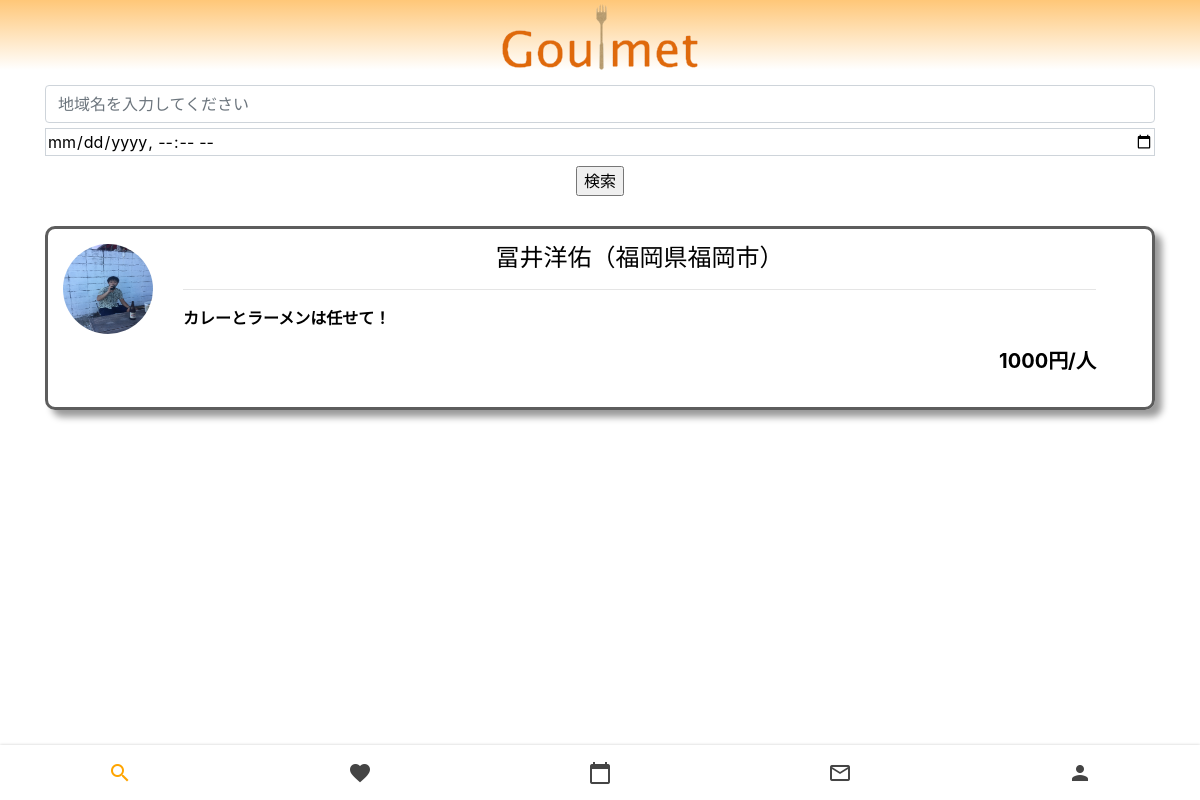
The page /search/search_list/ (signed in) on the database as committed earlier.
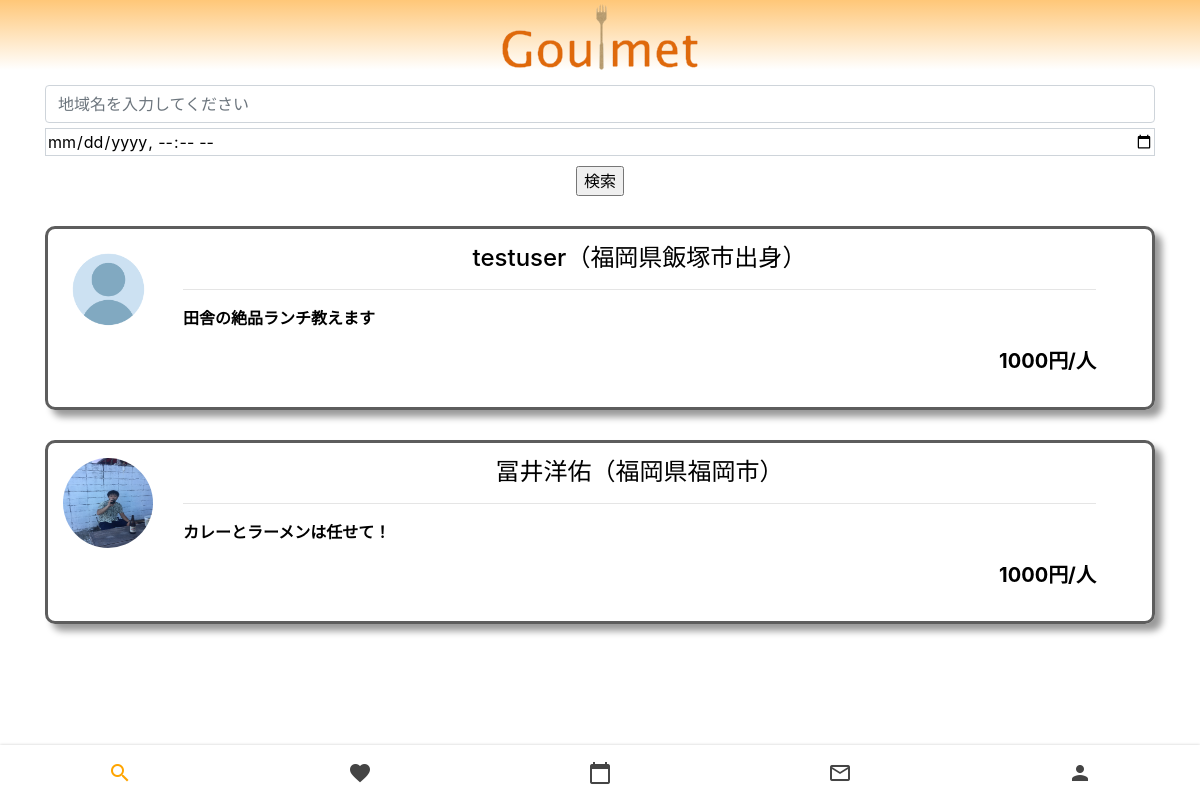
The same page on the database as committed later.
### account/models.py (models this page shows, shortened)
class GoulmetModel(models.Model):
    user_id = models.ForeignKey(CustomUser,on_delete=models.CASCADE)
    self_introduction = models.TextField('自己紹介',max_length=140)
    area = models.CharField('地域',max_length=50)
    plan = models.TextField('プラン',max_length=50,null=True)
    base_price = models.IntegerField('基本料金')
    is_pass = models.BooleanField('審査合格フラグ',null=True)
    created_at = models.DateTimeField('作成日時',auto_now_add=True)
    like = models.ManyToManyField(CustomUser, related_name='like', blank=True)

### myuser/models.py (models this page shows)
class CustomUser(AbstractUser):
    icon = models.ImageField(upload_to = 'upload',blank=True)
    is_goulmet = models.BooleanField(default=False)
    def __str__(self):
        return self.username

### search_app/views.py (the view)
# urls.py: path('search_list/', ResultView.as_view(), name='search_list'),
class ResultView(ListView):
    model = GoulmetModel
    template_name = 'search/search_list.html'
    def get_queryset(self):
        queryset = GoulmetModel.objects.order_by('-created_at')
        keyword = self.request.GET.get('keyword')
        if keyword:
            queryset = queryset.filter(area__icontains=keyword)
        return queryset

### templates/search/search_list.html (shortened to what this page needs)
{% extends 'base.html' %}
{% load static %}
{% block content %}
<head>
    <link rel="stylesheet" href="https://stackpath.bootstrapcdn.com/bootstrap/4.2.1/css/bootstrap.min.css">
</head>
{% if user.is_authenticated %}
<div  style="margin-top: 15px;">
    <div class="container">
        <form class="" action="" method="GET">
            <input type="text" class="form-control" placeholder="地域名を入力してください" name="keyword">
            <input style="width: 100%; margin-top: 5px; border: 1px solid #ced4da;" type="datetime-local" name="" id="">
            <div style="text-align: center; margin-top: 10px;">
                <input type="submit" value="検索">
            </div>
        </form>
    {% for object in object_list %}
        <a style="text-decoration: none; color: #000000;" href="{% url 'search_app:goulmet_info' pk=object.pk %}">
            <div class="goulmet">
                <div class="goulmet_icon">
                    {% if object.user_id.icon %}
                    <img id="icon" src="{{object.user_id.icon.url}}" alt="" id="preview">
                    {% else %}
                    <img id="icon" src="{% static 'img/no_icon.png' %}" alt="" id="preview">
                {% endif %}
                </div>
                <div class="goulmet_info">
                    <div style="text-align: center;">
                        <h4>{{object.user_id}}（{{object.area}}）</h4>
                    </div>
                    <hr>
                    <p>{{object.plan}}</p>
                    <div style="text-align: right; font-size: 20px;">
                        <p>{{object.base_price}}円/人</p>
                    </div>
                </div>
            </div>
        </a>
    {% endfor %}
    </div>
</div>
<nav class="nav">
    <a style="text-decoration: none;" href="{% url 'search_app:search_form' %}" id="1" class="nav__link nav__link--active">
        <i class="material-icons nav__icon">search</i>
    </a>
    <a style="text-decoration: none;" href="{% url 'favorite:favorite_list' %}" id="2" class="nav__link">
        <i class="material-icons nav__icon">favorite</i>
    </a>
    <a style="text-decoration: none;" href="{% url 'reservation:reservation_confirm' %}" id="3" class="nav__link">
        <i class="material-icons nav__icon">calendar_today</i>
    </a>
    <a style="text-decoration: none;" href="#" id="4" class="nav__link">
        <i class="material-icons nav__icon">mail_outline</i>
    </a>
    <a style="text-decoration: none;" href="{% url 'account:user_update' %}" id="5" class="nav__link">
        <i class="material-icons nav__icon">person</i>
    </a>
</nav>
{% else %}
ログインしてください
<p><a href="{% url 'register:login' %}">ログイン画面へ</a></p>
{% endif %}
{% endblock %}

### templates/base.html (shortened to what this page needs)
{% load static %}
<!DOCTYPE html>
<html lang="ja">
<head>
    <link rel="stylesheet" href="{% static 'style.css' %}">
</head>
<body>
    <header><img src="{% static 'img/logo.png' %}" alt=""></header>
    {% block content %}
    {% endblock%}
</body>
</html>

### static/style.css (style rules this page uses)
* { margin: 0; }
header { background: -moz-linear-gradient(top, #FFC778, #FFF); background: -webkit-linear-gradient(top, #FFC778, #FFF); background: linear-gradient(to bottom, #FFC778, #FFF); text-align: center; }
.nav { position: fixed; bottom: 0; width: 100%; height: 55px; box-shadow: 0 0 3px rgba(0, 0, 0, 0.2); background-color: #ffffff; display: flex; overflow-x: auto; }
.nav__link { display: flex; flex-direction: column; align-items: center; justify-content: center; flex-grow: 1; min-width: 50px; overflow: hidden; white-space: nowrap; font-family: sans-serif; font-size: 13px; color: #444444; text-decoration: none; -webkit-tap-highlight-color: transparent; transition: background-color 0.1s ease-in-out; }
.nav__link--active { color: orange; }
.nav__icon { font-size: 18px; }
a { text-decoration: none; }

### templates/search/search_list.html (style rules this page uses)
.goulmet { padding: 15px; margin: 30px 0; border-style: solid; border-color: rgb(93, 93, 93); border-radius: 10px; box-shadow: 7px 7px 7px rgba(0,0,0,0.4); }
#icon { height: 90px; width: 90px; border-radius: 50%; }
.goulmet { display: flex; }
.goulmet_info { margin-left: 30px; justify-content: center; width: 85%; font-weight: bold; }

Rows that differ between the two databases and show on the page:
added GoulmetModel: user_id "testuser", area "福岡県飯塚市出身", plan "田舎の絶品ランチ教えます", base_price "1000"
